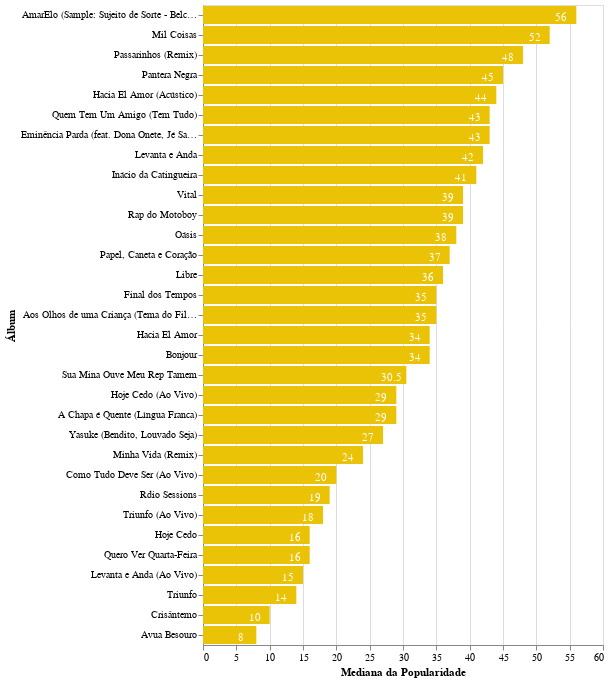

Here is the notebook cell this chart was saved with:
### Code cell
data_groupby_single_chart =  data_groupby[data_groupby['album_type'] ==  'single']

bars = alt.Chart(data_groupby_single_chart).mark_bar(color = '#EAC306').encode(
    x=alt.X('median(popularity):Q', axis = alt.Axis(title='Mediana da Popularidade')),
    y=alt.Y('album:O', sort='-x', axis = alt.Axis(title='Álbum'))
)
text = alt.Chart(data_groupby_single_chart).mark_text(dx=-15, dy=3, color='white').encode(
    x=alt.X('median(popularity):Q', axis = alt.Axis(title='Mediana da Popularidade')),
    y=alt.Y('album:O', sort='-x', axis = alt.Axis(title='Álbum')),
    text=alt.Text('median(popularity):Q')
)
bars + text

### Figure 1 — Vega-Lite specification as saved in the notebook (floating-point values rounded to 4 significant figures)
{"config": {"view": {"continuousWidth": 400, "continuousHeight": 300}}, "layer": [{"mark": {"type": "bar", "color": "#EAC306"}, "encoding": {"x": {"type": "quantitative", "aggregate": "median", "axis": {"title": "Mediana da Popularidade"}, "field": "popularity"}, "y": {"type": "ordinal", "axis": {"title": "Álbum"}, "field": "album", "sort": "-x"}}}, {"mark": {"type": "text", "color": "white", "dx": -15, "dy": 3}, "encoding": {"text": {"type": "quantitative", "aggregate": "median", "field": "popularity"}, "x": {"type": "quantitative", "aggregate": "median", "axis": {"title": "Mediana da Popularidade"}, "field": "popularity"}, "y": {"type": "ordinal", "axis": {"title": "Álbum"}, "field": "album", "sort": "-x"}}}], "data": {"name": "data-fafc8d97fa94c21ccfb21da6b40d675b"}, "$schema": "https://vega.github.io/schema/vega-lite/v4.8.1.json", "datasets": {"data-fafc8d97fa94c21ccfb21da6b40d675b": [{"album": "Quem Tem Um Amigo (Tem Tudo)", "album_type": "single", "popularity": 40, "duration_ms": 249000}, {"album": "Quem Tem Um Amigo (Tem Tudo)", "album_type": "single", "popularity": 43, "duration_ms": 221693}, {"album": "Quem Tem Um Amigo (Tem Tudo)", "album_type": "single", "popularity": 45, "duration_ms": 246533}, {"album": "Passarinhos (Remix)", "album_type": "single", "popularity": 48, "duration_ms": 275706}, {"album": "Libre", "album_type": "single", "popularity": 36, "duration_ms": 169706}, {"album": "Hacia El Amor (Acústico)", "album_type": "single", "popularity": 44, "duration_ms": 220933}, {"album": "AmarElo (Sample: Sujeito de Sorte - Belchior)", "album_type": "single", "popularity": 56, "duration_ms": 321493}, {"album": "Final dos Tempos", "album_type": "single", "popularity": 35, "duration_ms": 176973}, {"album": "Mil Coisas", "album_type": "single", "popularity": 52, "duration_ms": 202800}, {"album": "Eminência Parda (feat. Dona Onete, Jé Santiago & Papillon)", "album_type": "single", "popularity": 43, "duration_ms": 244946}, {"album": "Vital", "album_type": "single", "popularity": 39, "duration_ms": 191560}, {"album": "Rap do Motoboy", "album_type": "single", "popularity": 39, "duration_ms": 216906}, {"album": "Levanta e Anda", "album_type": "single", "popularity": 42, "duration_ms": 173812}, {"album": "Inácio da Catingueira", "album_type": "single", "popularity": 41, "duration_ms": 235413}, {"album": "Hacia El Amor", "album_type": "single", "popularity": 34, "duration_ms": 217346}, {"album": "Triunfo (Ao Vivo)", "album_type": "single", "popularity": 18, "duration_ms": 259279}, {"album": "Hoje Cedo (Ao Vivo)", "album_type": "single", "popularity": 29, "duration_ms": 342000}, {"album": "Como Tudo Deve Ser (Ao Vivo)", "album_type": "single", "popularity": 20, "duration_ms": 177290}, {"album": "Levanta e Anda (Ao Vivo)", "album_type": "single", "popularity": 15, "duration_ms": 186146}, {"album": "Pantera Negra", "album_type": "single", "popularity": 45, "duration_ms": 199613}, {"album": "Oásis", "album_type": "single", "popularity": 38, "duration_ms": 229800}, {"album": "A Chapa é Quente (Língua Franca)", "album_type": "single", "popularity": 29, "duration_ms": 244453}, {"album": "Yasuke (Bendito, Louvado Seja)", "album_type": "single", "popularity": 27, "duration_ms": 351210}, {"album": "Rdio Sessions", "album_type": "single", "popularity": 19, "duration_ms": 185786}, {"album": "Rdio Sessions", "album_type": "single", "popularity": 50, "duration_ms": 229413}, {"album": "Rdio Sessions", "album_type": "single", "popularity": 12, "duration_ms": 232280}, {"album": "Rdio Sessions", "album_type": "single", "popularity": 30, "duration_ms": 308906}, {"album": "Rdio Sessions", "album_type": "single", "popularity": 11, "duration_ms": 186573}, {"album": "Bonjour", "album_type": "single", "popularity": 34, "duration_ms": 212362}, {"album": "Minha Vida (Remix)", "album_type": "single", "popularity": 24, "duration_ms": 371905}, {"album": "Crisântemo", "album_type": "single", "popularity": 10, "duration_ms": 314440}, {"album": "Papel, Caneta e Coração", "album_type": "single", "popularity": 37, "duration_ms": 171306}, {"album": "Aos Olhos de uma Criança (Tema do Filme \"O Menino e o Mundo\")", "album_type": "single", "popularity": 35, "duration_ms": 208966}, {"album": "Hoje Cedo", "album_type": "single", "popularity": 16, "duration_ms": 194080}, {"album": "Avua Besouro", "album_type": "single", "popularity": 8, "duration_ms": 229613}, {"album": "Quero Ver Quarta-Feira", "album_type": "single", "popularity": 16, "duration_ms": 266053}, {"album": "Sua Mina Ouve Meu Rep Tamem", "album_type": "single", "popularity": 16, "duration_ms": 49000}, {"album": "Sua Mina Ouve Meu Rep Tamem", "album_type": "single", "popularity": 35, "duration_ms": 215720}, {"album": "Sua Mina Ouve Meu Rep Tamem", "album_type": "single", "popularity": 32, "duration_ms": 171960}, {"album": "Sua Mina Ouve Meu Rep Tamem", "album_type": "single", "popularity": 29, "duration_ms": 180546}, {"album": "Sua Mina Ouve Meu Rep Tamem", "album_type": "single", "popularity": 28, "duration_ms": 172666}, {"album": "Sua Mina Ouve Meu Rep Tamem", "album_type": "single", "popularity": 36, "duration_ms": 196346}, {"album": "Triunfo", "album_type": "single", "popularity": 14, "duration_ms": 209373}]}}
